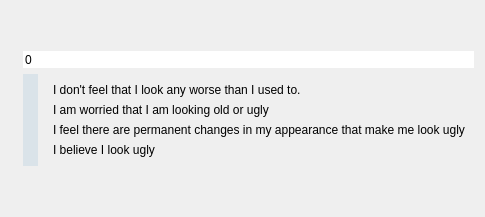
          <widget class="QWidget" name="pageOne">
           <layout class="QGridLayout" name="gridLayout_19">
            <item row="3" column="0">
             <spacer name="verticalSpacer_29">
              <property name="orientation">
               <enum>Qt::Vertical</enum>
              </property>
              <property name="sizeHint" stdset="0">
               <size>
                <width>20</width>
                <height>40</height>
               </size>
              </property>
             </spacer>
            </item>
            <item row="2" column="0">
             <widget class="QFrame" name="frame">
              <layout class="QGridLayout" name="gridLayout_40">
               <property name="leftMargin">
                <number>12</number>
               </property>
               <property name="topMargin">
                <number>0</number>
               </property>
               <property name="rightMargin">
                <number>0</number>
               </property>
               <property name="bottomMargin">
                <number>0</number>
               </property>
               <item row="1" column="0">
                <widget class="QSlider" name="b_slider_14">
                 <property name="styleSheet">
                  <string notr="true">

/* ///////////////////////////////////////////////////////////////
QSlider Colors
/////////////////////////////////////////////////////////////// */

QSlider::handle:vertical {background:rgb(99,160,201);}
QSlider::handle:vertical:hover {background:rgb(139,200,241);}
QSlider::handle:vertical:pressed {background:rgb(49,110,151);}
QSlider::groove:vertical:hover {background:rgba(99,160,201,0.25);}
QSlider::groove:vertical {background:rgba(99,160,201,0.15);}

        </string>
                 </property>
                 <property name="maximum">
                  <number>3</number>
                 </property>
                 <property name="orientation">
                  <enum>Qt::Vertical</enum>
                 </property>
                 <property name="invertedAppearance">
                  <bool>true</bool>
                 </property>
                </widget>
               </item>
               <item row="1" column="1">
                <widget class="QFrame" name="frame_4">
                 <layout class="QVBoxLayout" name="verticalLayout_13">
                  <item>
                   <widget class="QLabel" name="label_50">
                    <property name="text">
                     <string>I don't feel that I look any worse than I used to.</string>
                    </property>
                   </widget>
                  </item>
                  <item>
                   <widget class="QLabel" name="label_51">
                    <property name="text">
                     <string>I am worried that I am looking old or ugly</string>
                    </property>
                   </widget>
                  </item>
                  <item>
                   <widget class="QLabel" name="label_52">
                    <property name="text">
                     <string>I feel there are permanent changes in my appearance that make me look ugly</string>
                    </property>
                   </widget>
                  </item>
                  <item>
                   <widget class="QLabel" name="label_53">
                    <property name="text">
                     <string>I believe I look ugly</string>
                    </property>
                   </widget>
                  </item>
                 </layout>
                </widget>
               </item>
               <item row="0" column="0" colspan="2">
                <widget class="QSpinBox" name="b_box_14">
                 <property name="frame">
                  <bool>false</bool>
                 </property>
                 <property name="buttonSymbols">
                  <enum>QAbstractSpinBox::NoButtons</enum>
                 </property>
                </widget>
               </item>
              </layout>
             </widget>
            </item>
            <item row="0" column="0">
             <spacer name="verticalSpacer_30">
              <property name="orientation">
               <enum>Qt::Vertical</enum>
              </property>
              <property name="sizeHint" stdset="0">
               <size>
                <width>20</width>
                <height>40</height>
               </size>
              </property>
             </spacer>
            </item>
           </layout>
          </widget>
